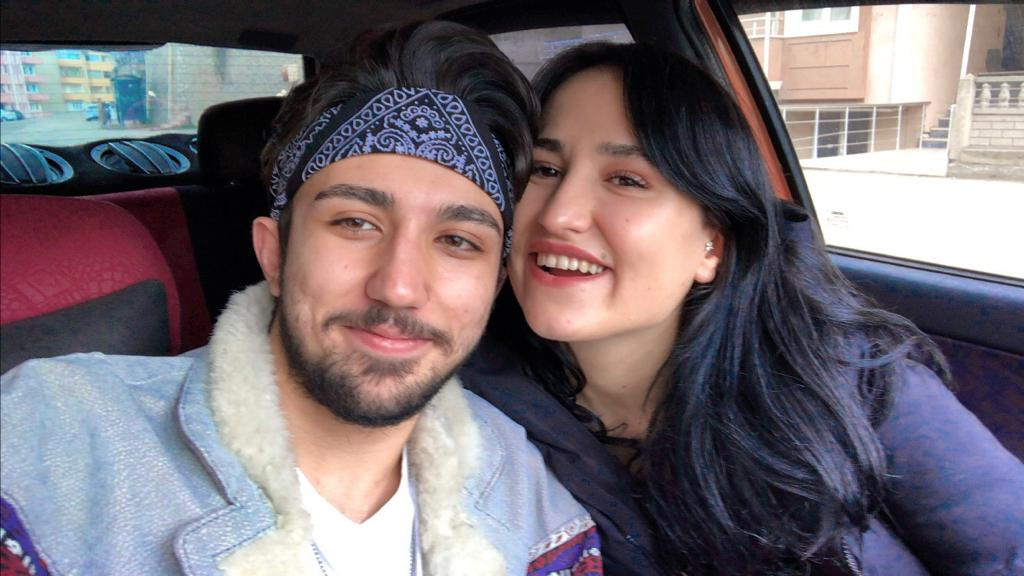
#> input picture WEEK2-3/love.jpeg, 1024 x 576 px
$ jupyter execute --allow-errors 'WEEK 2-3.ipynb'
#> lines starting #> are read from the running program, lines starting #| are printed output that depends on the picture
# WEEK2-3

[cell 1]
import cv2
import numpy as np

[cell 2]
# BAZI TEMEL BİLGİLER
#Binary Images {0,1}
#Intensity Images[0,1] or unit8,double etc
#RGB m x n x 3
#Multidimensional Images m x n x p (p is the number layers)

[cell 3]
#resimi okuttuk
resim1= cv2.imread("love.jpeg")
#> resim1 is the input picture: shape (576, 1024, 3); mean B, G, R 115.8, 108.5, 117.6

[cell 4]
cv2.imshow("LOVE",resim1)

[cell 5]
#Resmin boyutunu öğrenelim:
print(resim1.size)
#| 1769472

[cell 6]
#Resmin veri tipini öğrenmek için:
print(resim1.dtype)
#| uint8

[cell 7]
#Resmin genişliğini, yüksekliğini ve kaç kanaldan oluştuğunu öğrenmek için:
print(resim1.shape)
#| (576, 1024, 3)

[cell 8]
#############################################################################################################################

[cell 9]
import numpy as np
import cv2
import matplotlib.pyplot as plt

[cell 10]
row= 256
col= 256
img= np.zeros((row,col))
img[100:105, :]= 0.5
img[:, 100:105]= 1
plt.figure(figsize=(10,4))
plt.imshow(img)
plt.show()
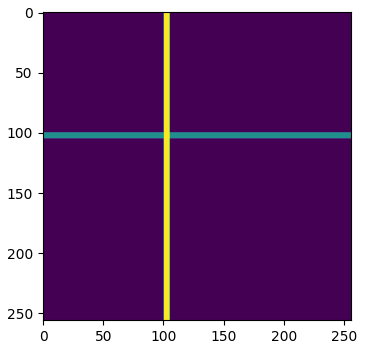
#> figure drawn by matplotlib, 1 panel

# Binary Image

[cell 11]
import cv2
import numpy as np

[cell 12]
height = 512
width = 512

img = np.random.randint(255, size= (height, width , 1), dtype= np.uint8)

cv2.imshow('Binary',img)
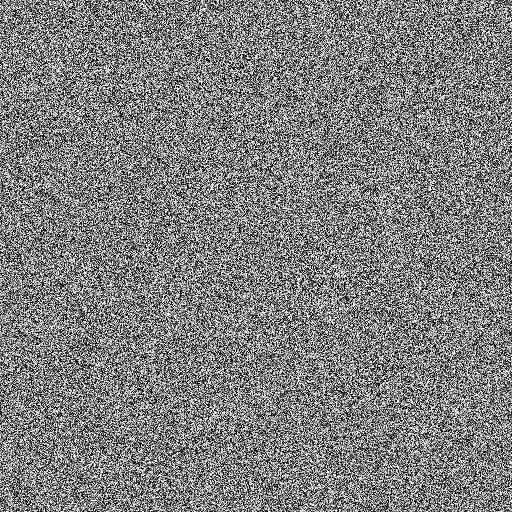
#> window 'Binary': shape (512, 512, 1); min 0, max 254, mean 126.9
